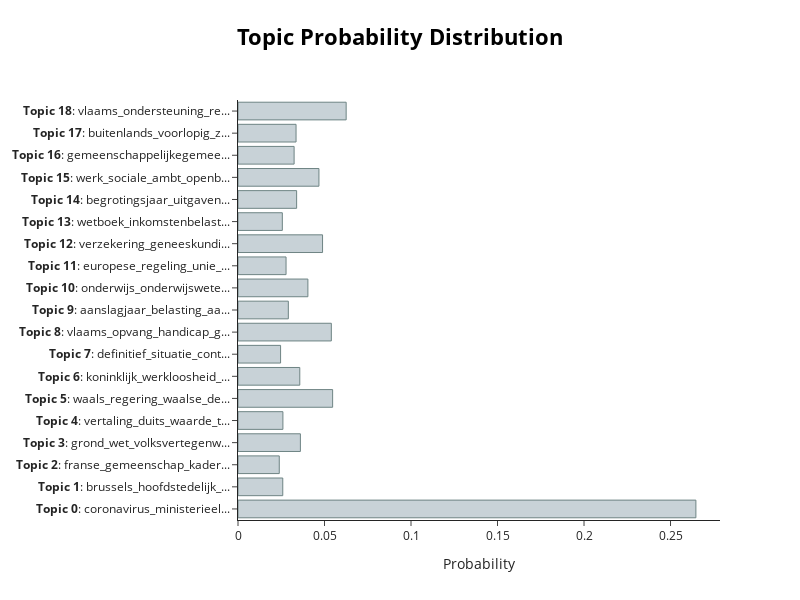

Notebook code for this chart:
### Code cell
topic_model.visualize_distribution(probs[200], min_probability=0.0015)

### Figure 1 — Plotly figure (JSON) as saved in the notebook; plotly's stock layout.template omitted (floating-point values rounded to 4 significant figures)
{"data": [{"marker": {"color": "#C8D2D7", "line": {"color": "#6E8484", "width": 1}}, "orientation": "h", "type": "bar", "x": [0.2647, 0.02588, 0.02386, 0.03607, 0.02596, 0.0547, 0.03571, 0.02462, 0.05395, 0.02909, 0.0404, 0.02777, 0.04887, 0.02563, 0.03389, 0.04678, 0.03244, 0.03356, 0.06252], "y": ["<b>Topic 0</b>: coronavirus_ministerieel...", "<b>Topic 1</b>: brussels_hoofdstedelijk_...", "<b>Topic 2</b>: franse_gemeenschap_kader...", "<b>Topic 3</b>: grond_wet_volksvertegenw...", "<b>Topic 4</b>: vertaling_duits_waarde_t...", "<b>Topic 5</b>: waals_regering_waalse_de...", "<b>Topic 6</b>: koninklijk_werkloosheid_...", "<b>Topic 7</b>: definitief_situatie_cont...", "<b>Topic 8</b>: vlaams_opvang_handicap_g...", "<b>Topic 9</b>: aanslagjaar_belasting_aa...", "<b>Topic 10</b>: onderwijs_onderwijswete...", "<b>Topic 11</b>: europese_regeling_unie_...", "<b>Topic 12</b>: verzekering_geneeskundi...", "<b>Topic 13</b>: wetboek_inkomstenbelast...", "<b>Topic 14</b>: begrotingsjaar_uitgaven...", "<b>Topic 15</b>: werk_sociale_ambt_openb...", "<b>Topic 16</b>: gemeenschappelijkegemee...", "<b>Topic 17</b>: buitenlands_voorlopig_z...", "<b>Topic 18</b>: vlaams_ondersteuning_re..."]}], "layout": {"height": 600, "hoverlabel": {"bgcolor": "white", "font": {"family": "Rockwell", "size": 16}}, "title": {"font": {"color": "Black", "size": 22}, "text": "<b>Topic Probability Distribution", "x": 0.5, "xanchor": "center", "y": 0.95, "yanchor": "top"}, "width": 800, "xaxis": {"title": {"text": "Probability"}}}}
